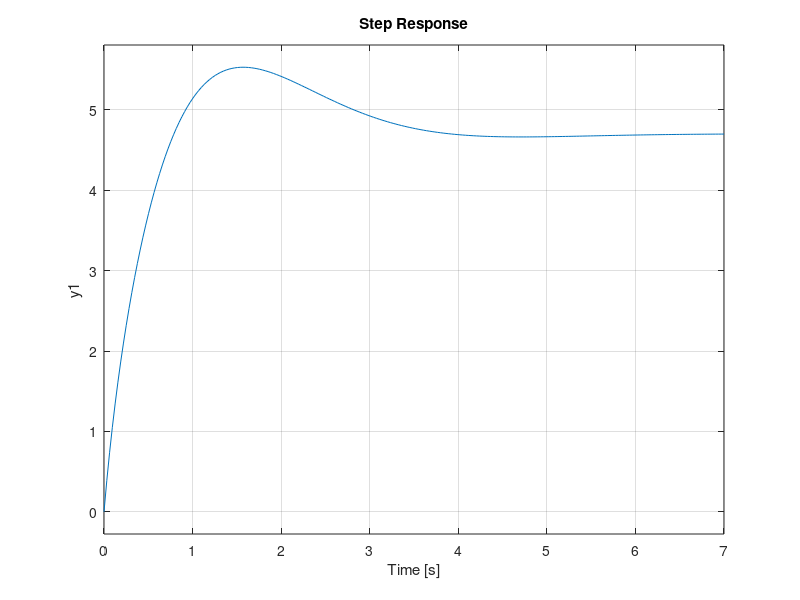

Recreate this plot in MATLAB.
A = [-5.0, 0.0, 0.0, 0.0; 0.0, -10.0, 0.0, 0.0; 0.0, 0.0, 0.0, 1.0; 0.0, 0.0, -2.0, -2.0]
B = [1.0; 1.0; 0.0; 1.0]
C = [2.0 03.0 8.0 8.0]
D = [0.0]
plant = ss(A,B,C,D)
isstable(plant)
rank(ctrb(A,B))
rank(obsv(A,C))
step(plant)